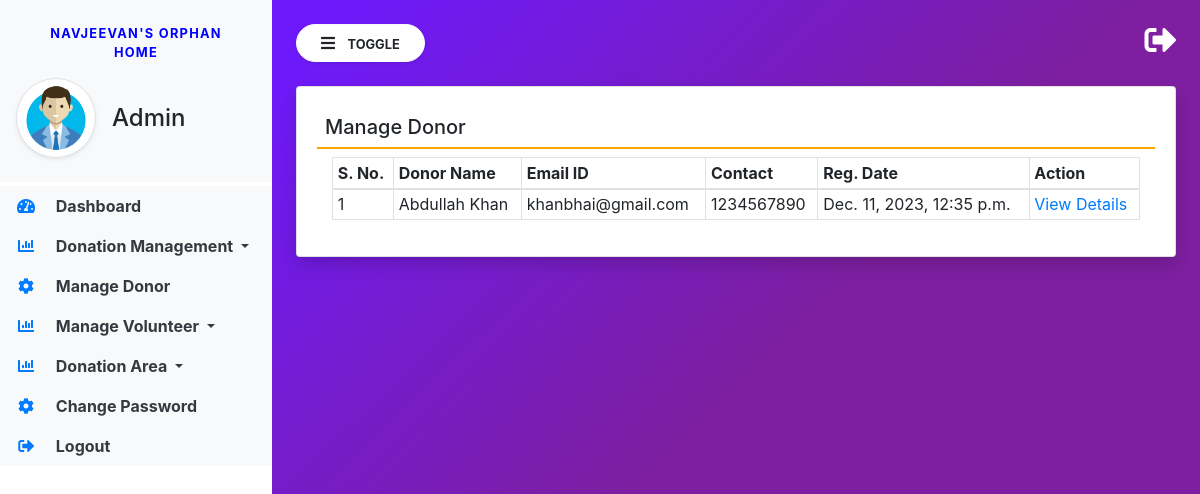
The page /manage_donor (signed in) on the database its author committed.
### donation/models.py (models this page shows, shortened)
class Donor(models.Model):
    user = models.ForeignKey(User, on_delete=models.CASCADE)
    contact = models.CharField(max_length=15,null=True)
    address = models.CharField(max_length=300,null=True)
    userpic = models.FileField(null=True)
    regdate = models.DateTimeField(auto_now_add=True)

### donation/views.py (the view)
# urls.py: path('manage_donor',manage_donor,name='manage_donor'),
def manage_donor(request):
    if not request.user.is_authenticated:
        return redirect('admin_login')
    donor = Donor.objects.all()
    return render(request, 'manage_donor.html', locals())

### donation/templates/manage_donor.html
{% extends 'admin_base.html' %}
{% block main  %}
<div class="card shadow">
    <div class="card-body">
        <h5 class="p-2" style="border-bottom: 2px solid orange;">Manage Donor</h5>
<div class="container-fluid">
        <table class="table table-bordered table-sm" id="example">
            <thead>
                <tr>
                    <th>S. No.</th>
                    <th>Donor Name</th>
                    <th>Email ID</th>
                    <th>Contact</th>
                    <th>Reg. Date</th>
                    <th>Action</th>
                </tr>
            </thead>
            <tbody>
                {% for i in donor %}
                <tr>
                    <td>{{forloop.counter}}</td>
                    <td>{{i.user.first_name}} {{i.user.last_name}}</td>
                    <td>{{i.user.username}}</td>
                    <td>{{i.contact}}</td>
                    <td>{{i.regdate}}</td>
                    <td><a href="{% url 'view_donordetail' i.id %}" class="text-primary">View Details</a></td>
                </tr>
                {% endfor %}
            </tbody>
        </table>
</div>
</div>
</div>
{% endblock %}

### donation/static/css/sidebar.css (style rules this page uses)
body { background-image : linear-gradient(135.9deg,rgba(109,25,252,1) 16.4%,rgba(125,31,160,1) 56.1%); min-height:100vh; }

### rows shown on the page
Donor: user.first_name "Abdullah", user.last_name "Khan", user.username "khanbhai@gmail.com", contact "1234567890", regdate "Dec. 11, 2023, 12:35 p.m."
